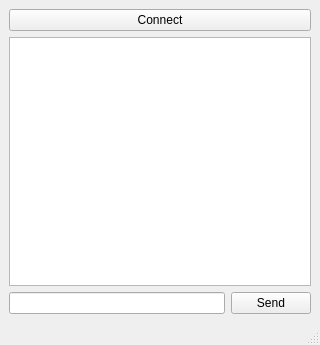
<?xml version="1.0" encoding="UTF-8"?>
<ui version="4.0">
 <class>MainWindow</class>
 <widget class="QMainWindow" name="MainWindow">
  <property name="geometry">
   <rect>
    <x>0</x>
    <y>0</y>
    <width>320</width>
    <height>345</height>
   </rect>
  </property>
  <property name="windowTitle">
   <string>MainWindow</string>
  </property>
  <widget class="QWidget" name="centralwidget">
   <layout class="QGridLayout" name="gridLayout">
    <item row="0" column="0" colspan="2">
     <widget class="QPushButton" name="pushButton">
      <property name="text">
       <string>Connect</string>
      </property>
     </widget>
    </item>
    <item row="1" column="0" colspan="2">
     <widget class="QTextBrowser" name="textBrowser"/>
    </item>
    <item row="2" column="0">
     <widget class="QLineEdit" name="lineEdit"/>
    </item>
    <item row="2" column="1">
     <widget class="QPushButton" name="pushButton_2">
      <property name="text">
       <string>Send</string>
      </property>
     </widget>
    </item>
   </layout>
  </widget>
  <widget class="QMenuBar" name="menubar">
   <property name="geometry">
    <rect>
     <x>0</x>
     <y>0</y>
     <width>320</width>
     <height>21</height>
    </rect>
   </property>
  </widget>
  <widget class="QStatusBar" name="statusbar"/>
 </widget>
 <resources/>
 <connections/>
</ui>
